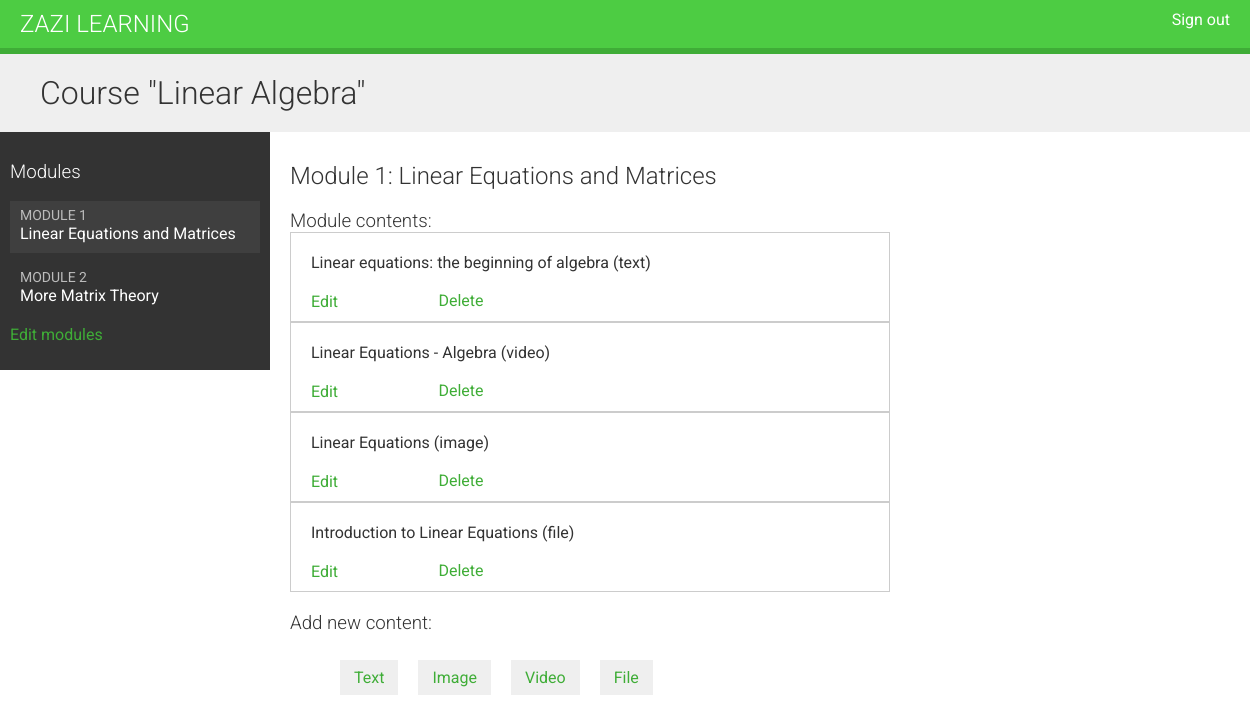
The page /course/module/8/ (signed in) on the database its author committed.
### courses/models.py (models this page shows, shortened)
class Course(models.Model):
    owner = models.ForeignKey(User, related_name='courses_created',
                              on_delete=models.CASCADE)
    subject = models.ForeignKey(Subject, related_name='courses',
                                on_delete=models.CASCADE)
    title = models.CharField(max_length=200)
    slug = models.SlugField(max_length=200, unique=True)
    overview = models.TextField()
    created = models.DateTimeField(auto_now_add=True)
    students = models.ManyToManyField(User, related_name='courses_joined', blank=True)
    class Meta:
        ordering = ['-created']

class Module(models.Model):
    course = models.ForeignKey(Course, related_name='modules', on_delete=models.CASCADE)
    title = models.CharField(max_length=200)
    description = models.TextField(blank=True)
    order = OrderField(blank=True, for_fields=['course'])
    class Meta:
        ordering = ['order']

class Content(models.Model):
    module = models.ForeignKey(Module, related_name='contents', on_delete=models.CASCADE)
    content_type = models.ForeignKey(ContentType, on_delete=models.CASCADE,
                                     limit_choices_to={'model__in':(
                                         'text', 'video', 'image', 'file'
                                     )})
    object_id = models.PositiveIntegerField()
    item = GenericForeignKey('content_type', 'object_id')
    order = OrderField(blank=True, for_fields=['module'])
    class Meta:
        ordering = ['order']

class ItemBase(models.Model):
    owner = models.ForeignKey(User, related_name='%(class)s_related', on_delete=models.CASCADE)
    title = models.CharField(max_length=250)
    created = models.DateTimeField(auto_now_add=True)
    updated = models.DateTimeField(auto_now=True)
    class Meta:
        abstract = True
    def __str__(self):
        return self.title

class Text(ItemBase):
    content = models.TextField()

class Video(ItemBase):
    url = models.URLField()

class Image(ItemBase):
    file = models.FileField(upload_to='images')

class File(ItemBase):
    file = models.FileField(upload_to='files')

### courses/views.py (the view)
# urls.py: path("module/<int:module_id>/", views.ModuleContentListView.as_view(),
class ModuleContentListView(TemplateResponseMixin, View):
    template_name = 'courses/manage/module/content_list.html'
    def get(self, request, module_id):
        module = get_object_or_404(Module, id=module_id, course__owner=request.user)
        return self.render_to_response({'module':module})

### courses/templatetags/course.py (called while the page is built)
@register.filter
def model_name(obj):
    try:
        return obj._meta.model_name
    except AttributeError:
        return None

### courses/templates/courses/manage/module/content_list.html (shortened to what this page needs)
{% extends "base.html" %}
{% load course %}
{% block content %}
    {% with course=module.course %}
        <h1>Course "{{ course.title }}"</h1>
        <div class="contents">
            <h3>Modules</h3>
            <ul id="modules">
                {% for m in course.modules.all %}
                    <li data-id="{{ m.id }}" {% if m == module %} class="selected"{% endif %}>
                        <a href="{% url "module_content_list" m.id %}">
                            <span>
                                Module <span class="order">{{ m.order|add:1 }}</span>
                            </span>
                            <br>
                            {{ m.title }}
                        </a>
                    </li>
                {% empty %}
                    <li>No modules yet.</li>
                {% endfor %}
            </ul>
            <p><a href="{% url "course_module_update" course.id %}">Edit modules</a></p>
        </div>
        <div class="module">
            <h2>Module {{ module.order|add:1 }}: {{ module.title }}</h2>
            <h3>Module contents:</h3>
            <div id="module-contents">
                {% for content in module.contents.all %}
                    <div data-id="{{ content.id }}">
                        {% with item=content.item %}
                            <p>{{ item }} ({{ item|model_name }})</p>
                            <a href="{% url "module_content_update" module.id item|model_name item.id %}">
                                Edit
                            </a>
                            <form action="{% url "module_content_delete" content.id %}" method="post">
                                <input type="submit" value="Delete">
                            </form>
                        {% endwith %}
                    </div>
                {% empty %}
                    <p>This module has no contents yet.</p>
                {% endfor %}
            </div>
            <h3>Add new content:</h3>
            <ul class="content-types">
                <li>
                    <a href="{% url "module_content_create" module.id "text" %}">
                        Text
                    </a>
                </li>
                <li>
                    <a href="{% url "module_content_create" module.id "image" %}">
                        Image
                    </a>
                </li>
                <li>
                    <a href="{% url "module_content_create" module.id "video" %}">
                        Video
                    </a>
                </li>
                <li>
                    <a href="{% url "module_content_create" module.id "file" %}">
                        File
                    </a>
                </li>
            </ul>
        </div>
    {% endwith %}
{% endblock  %}

### courses/static/css/base.css (style rules this page uses)
body { margin:0; font-family:'Roboto', sans-serif; font-weight:400; color:#333; }
a { color:#3fad37; text-decoration:none; }
ul { float:left; }
h1, h2, h3, h4, h5, h6 { font-family:'Roboto', sans-serif; font-weight:300; }
h1 { background:#efefef; width:100%; overflow:auto; padding:20px 0 20px 40px; margin:0; }
.module { padding:10px 20px; float:left; width:600px; }
.module h3 { margin:20px 0 0; padding:0; width:100%; }
.module p { margin:10px 0 20px; width:100%; float:left; }
.contents { width:20%; padding:10px; float:left; background:#333; color: #fff; font-family:'Roboto', sans-serif; }
.contents ul { list-style:none; margin:0; padding:0; width:100%; }
.contents ul li { margin:0 0 10px 0; padding:4px 10px 10px; overflow:auto; cursor:move; }
.contents ul li.selected { background:#3f3f3f; }
.contents ul span { text-transform:uppercase; color:#bbb; font-size:14px; }
.contents ul a { display:block; color:#fff; text-decoration:none; }
ul.content-types li { list-style:none; float:left; margin:10px; background:#efefef; padding:8px 14px; }
input, select, textarea { border:1px solid #ccc; border-bottom:3px solid #ccc; padding:8px 12px; font-size:16px; font-family:'Roboto', sans-serif; float:left; clear:both; width:300px; }
input[type=submit], a.button { border-radius:5px; background:#4dcc43; color:#fff; font-size:16px; text-transform:uppercase; border:none; padding:10px 20px; margin:20px 0; }
#module-contents div { padding:10px 20px; border:1px solid #ccc; background:#fff }
#module-contents form { margin:0; padding:0; }
#module-contents input[type=submit] { color:#3fad37; background:none; margin:-20px 0 0; padding:0; float:left; text-transform:none; }

### rows shown on the page
Course: title "Linear Algebra"
Module: order|add "1", title "Linear Equations and Matrices"
Module: order|add "2", title "More Matrix Theory"
Content: item "Linear equations: the beginning of algebra", item|model_name "text"
Content: item "Linear Equations - Algebra", item|model_name "video"
Content: item "Linear Equations", item|model_name "image"
Content: item "Introduction to Linear Equations", item|model_name "file"
